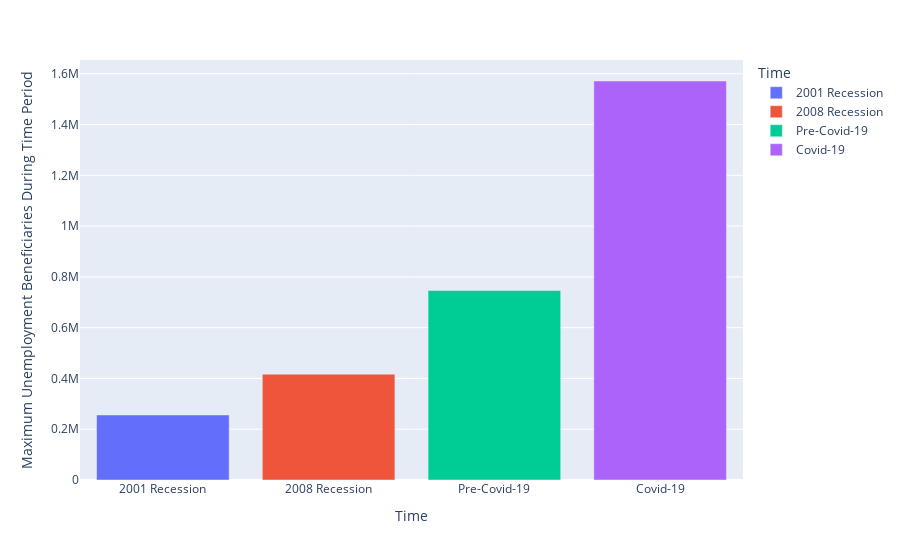

Here is the notebook cell this chart was saved with:
### Code cell
ny_max_data={"Time":["2001 Recession","2008 Recession","Pre-Covid-19","Covid-19"],
             "Maximum Unemployment Beneficiaries During Time Period":[max_ben_recession_2001,max_ben_recession_2008,
                                                            max_ben_recession_pre_covid,max_ben_covid]}
ny_max_df=pd.DataFrame(ny_max_data)
fig = px.bar(ny_max_df,x='Time', y='Maximum Unemployment Beneficiaries During Time Period',color='Time')
fig.show()
fig.write_image("Max_Graph.png")

### Figure 1 — Plotly figure (JSON) as saved in the notebook; plotly's stock layout.template omitted (floating-point values rounded to 4 significant figures)
{"data": [{"alignmentgroup": "True", "hovertemplate": "Time=%{x}<br>Maximum Unemployment Beneficiaries During Time Period=%{y}<extra></extra>", "legendgroup": "2001 Recession", "marker": {"color": "#636efa"}, "name": "2001 Recession", "offsetgroup": "2001 Recession", "orientation": "v", "showlegend": true, "textposition": "auto", "type": "bar", "x": ["2001 Recession"], "xaxis": "x", "y": [256100], "yaxis": "y"}, {"alignmentgroup": "True", "hovertemplate": "Time=%{x}<br>Maximum Unemployment Beneficiaries During Time Period=%{y}<extra></extra>", "legendgroup": "2008 Recession", "marker": {"color": "#EF553B"}, "name": "2008 Recession", "offsetgroup": "2008 Recession", "orientation": "v", "showlegend": true, "textposition": "auto", "type": "bar", "x": ["2008 Recession"], "xaxis": "x", "y": [416900], "yaxis": "y"}, {"alignmentgroup": "True", "hovertemplate": "Time=%{x}<br>Maximum Unemployment Beneficiaries During Time Period=%{y}<extra></extra>", "legendgroup": "Pre-Covid-19", "marker": {"color": "#00cc96"}, "name": "Pre-Covid-19", "offsetgroup": "Pre-Covid-19", "orientation": "v", "showlegend": true, "textposition": "auto", "type": "bar", "x": ["Pre-Covid-19"], "xaxis": "x", "y": [746600], "yaxis": "y"}, {"alignmentgroup": "True", "hovertemplate": "Time=%{x}<br>Maximum Unemployment Beneficiaries During Time Period=%{y}<extra></extra>", "legendgroup": "Covid-19", "marker": {"color": "#ab63fa"}, "name": "Covid-19", "offsetgroup": "Covid-19", "orientation": "v", "showlegend": true, "textposition": "auto", "type": "bar", "x": ["Covid-19"], "xaxis": "x", "y": [1571500], "yaxis": "y"}], "layout": {"barmode": "relative", "legend": {"title": {"text": "Time"}, "tracegroupgap": 0}, "margin": {"t": 60}, "xaxis": {"anchor": "y", "categoryarray": ["2001 Recession", "2008 Recession", "Pre-Covid-19", "Covid-19"], "categoryorder": "array", "domain": [0, 1], "title": {"text": "Time"}}, "yaxis": {"anchor": "x", "domain": [0, 1], "title": {"text": "Maximum Unemployment Beneficiaries During Time Period"}}}}
